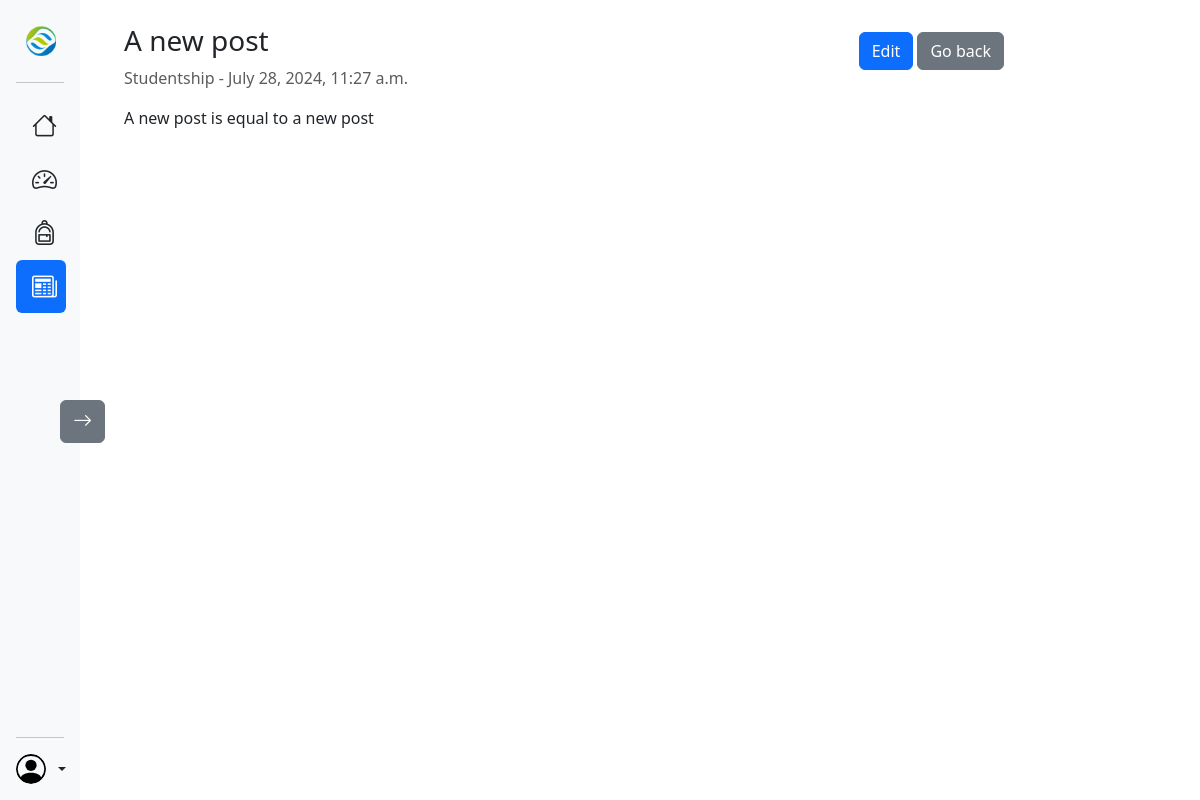
Screenshot of /manager/post/2024/7/28/a-new-post (signed in) with the database file from the repository.
### news/models.py (models this page shows, shortened)
class Post(models.Model):
  class Categories(models.TextChoices):
    STUDENTSHIP = 'Studentship', 'Studentship'
    EOPEP = 'EOPEP', 'Eopep Examinations'
    EXAMINATIONS = 'EXAMS', 'Examinations'
  class Status(models.TextChoices):
    DRAFT = 'Draft', 'Draft'
    PUBLISHED = 'Published', 'Published'
  title = models.CharField(max_length=255)
  category = models.CharField(max_length=15,
                              choices=Categories.choices,
                              default=Categories.STUDENTSHIP)
  slug = models.SlugField(max_length=255, unique_for_date='published')
  author = models.ForeignKey(SchoolUser,
                            on_delete=models.CASCADE,
                            related_name='news')
  body = CKEditor5Field(config_name='extends')
  published = models.DateTimeField(default=timezone.now)
  created = models.DateTimeField(auto_now_add=True)
  updated = models.DateTimeField(auto_now=True)
  status = models.CharField(max_length=10,
                            choices=Status.choices,
                            default=Status.DRAFT)
  class Meta:
    ordering = ['-published']
    indexes = [
          models.Index(fields=['-published']),
        ]

### news/views.py (the view)
# urls.py: path('manager/post/<int:year>/<int:month>/<int:day>/<slug:post>', views.ManagerPostDetails, name='Manager_Post_Details'),
@manager_required
def ManagerPostDetails(request, year, month, day, post):
  post = get_object_or_404(Post,
                          slug = post,
                          published__year = year,
                          published__month = month,
                          published__day = day)
  return render(request, 'manager/details.html', {'post':post})

### dashboard/views.py (called while the page is built)
def manager_required(view_func):
  @wraps(view_func)
  def _wrapped_view(request, *args, **kwargs):
    if request.user.is_authenticated and request.user.role == 'Manager':
        return view_func(request, *args, **kwargs)
    return redirect('Login')
  return _wrapped_view

### news/templates/manager/details.html (shortened to what this page needs)
{% extends 'managerDash.html' %}
{% block content %}
<div class="container p-4 main-content">
  <div class="p-2 float-end">
    <a href="{% url 'news:Edit_Post' post.id %}" class="btn btn-primary">Edit</a>
    <button onclick="history.go(-2); return false;" class="btn btn-secondary">Go back</button>
  </div>
  <h3>{{post.title}}</h3>
  <p class="text-muted">{{post.category}} - {{post.published}}</p>
  <p>{{post.body|safe}}</p>
</div>
{% endblock %}

### dashboard/static/css/style.css (style rules this page uses)
.main-content { width:78%; margin-left: 290px; z-index:-1; }

### rows the page displays
Post: title "A new post", category "Studentship", published "July 28, 2024, 11:27 a.m.", body "A new post is equal to a new post"
